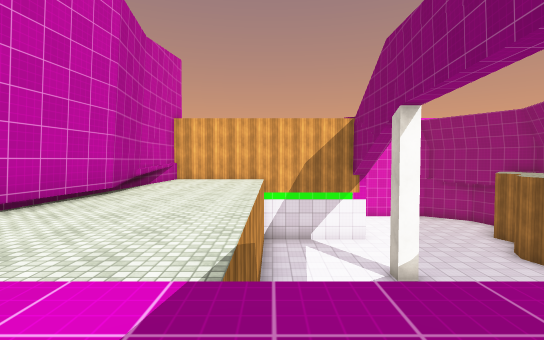
view 1 (above)

13 first-person views from a walk through a 3-D level made in the Unity game engine. The camera is 1.2 m above the floor, tilts 2° down and sees 85° across. The floor is counted in squares, 2 m on a side. Each view is taken from the middle of a square. On the plan, view 1 faces up. The plan holds only what a view shows up to about 9 squares ahead; the rest is blank. The place goes on beyond the plan. The player character is not drawn. Surface patterns are stand-ins for the level's own textures.

view 2
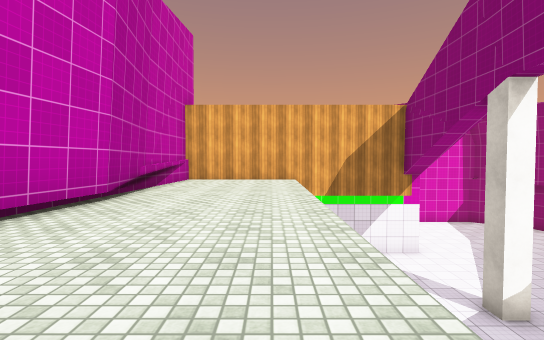

view 3
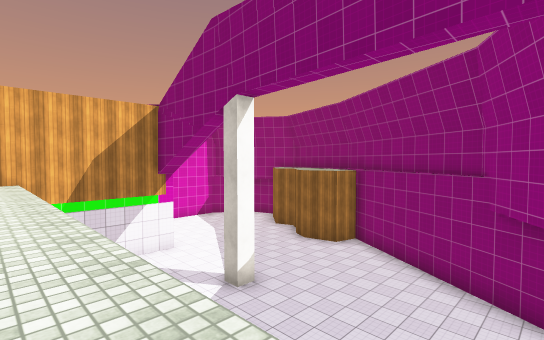

view 4
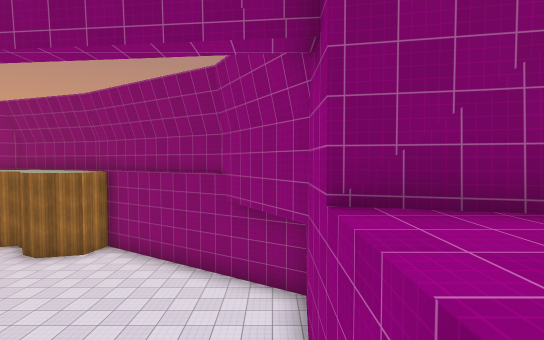

view 5
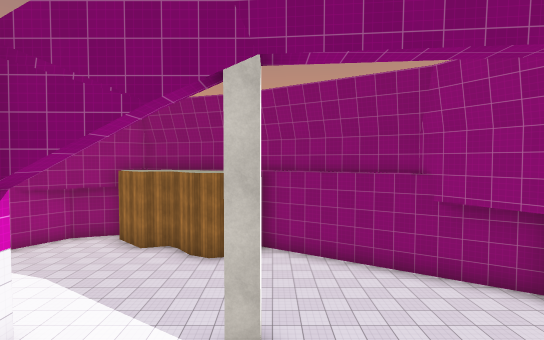

view 6
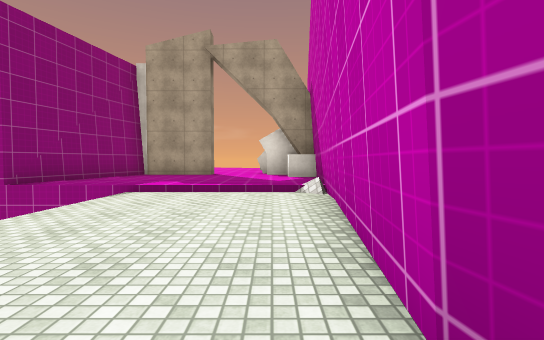

view 7
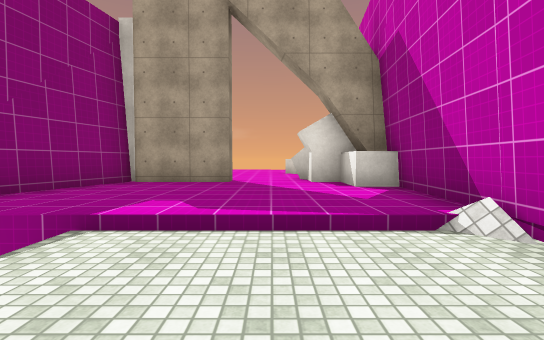

view 8
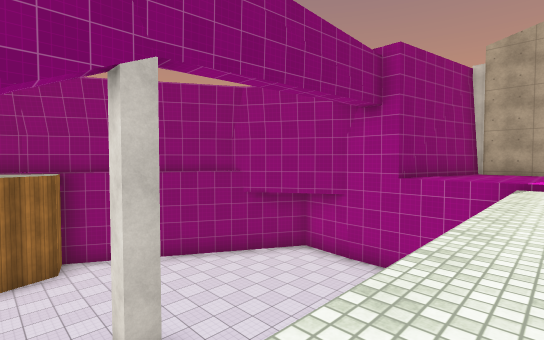

view 9
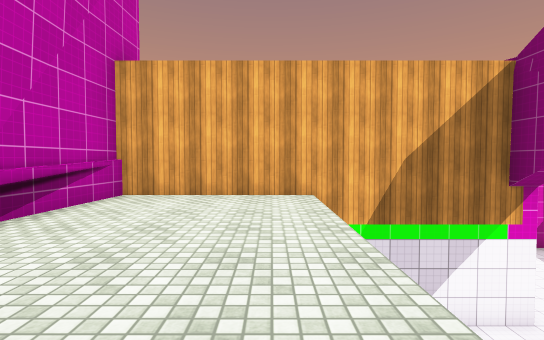

view 10
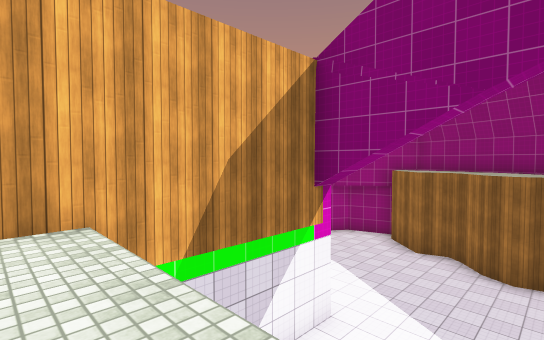

view 11
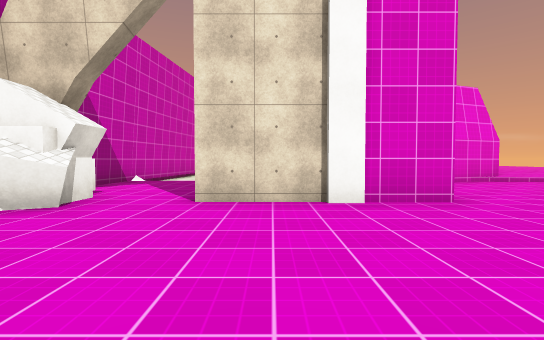

view 12
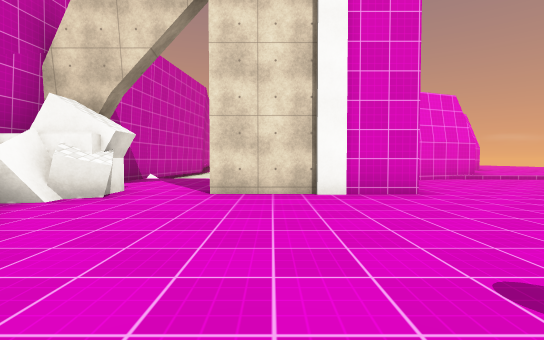

view 13
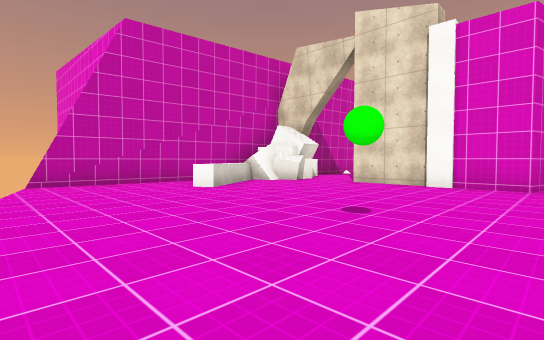

### Floor plan
Key: @ floor where view 1 was taken; # wall or solid block; . main floor; : floor 0.25 m higher than the main floor; - floor 0.25 m lower than the main floor; / step, stairs or slope; ^ raised ledge; v drop or lower ground.
Columns run from 5 left of view 1 to 10 right of it. Each row starts with its distance up from view 1.
 15             vv
 14            vvv
 13           vvvv
 12  v       vvvvv
 11  ^#####^#vvvvv:
 10  #---v vvvvvvv:#
  9  #---vvvvvvvv::#
  8  #---vvvvvvvvv##
  7  #---vvvvvvvvv#
  6  #---v vvvvvv##
  5  #---v vvvvvv#
  4  #---v vvvvv##
  3  #---v vvvv##
  2  #---v vvv##::
  1  #.....####///
  0 ##...@.# ....
 -1 #......# ...
 -2 ##..####....
 -3  ##........
 -4  #........
 -5 #^^......
 -6 #.^......
 -7 #........
 -8 #........
 -9 #........
-10  vvv.....

Where each view was taken, in squares from view 1:
view 1: 0 up, 0 right, facing up
view 2: 2 up, 1 left, facing up
view 3: 2 up, 1 left, facing up-right
view 4: 2 up, 1 left, facing right
view 5: 7 up, 1 left, facing right
view 6: 7 up, 3 left, facing down
view 7: 4 up, 2 left, facing down
view 8: 9 up, 1 left, facing down-right
view 9: 6 up, 1 left, facing up
view 10: 8 up, 1 left, facing up-right
view 11: 7 down, 0 right, facing up
view 12: 8 down, 0 right, facing up
view 13: 10 down, 3 right, facing up-left
